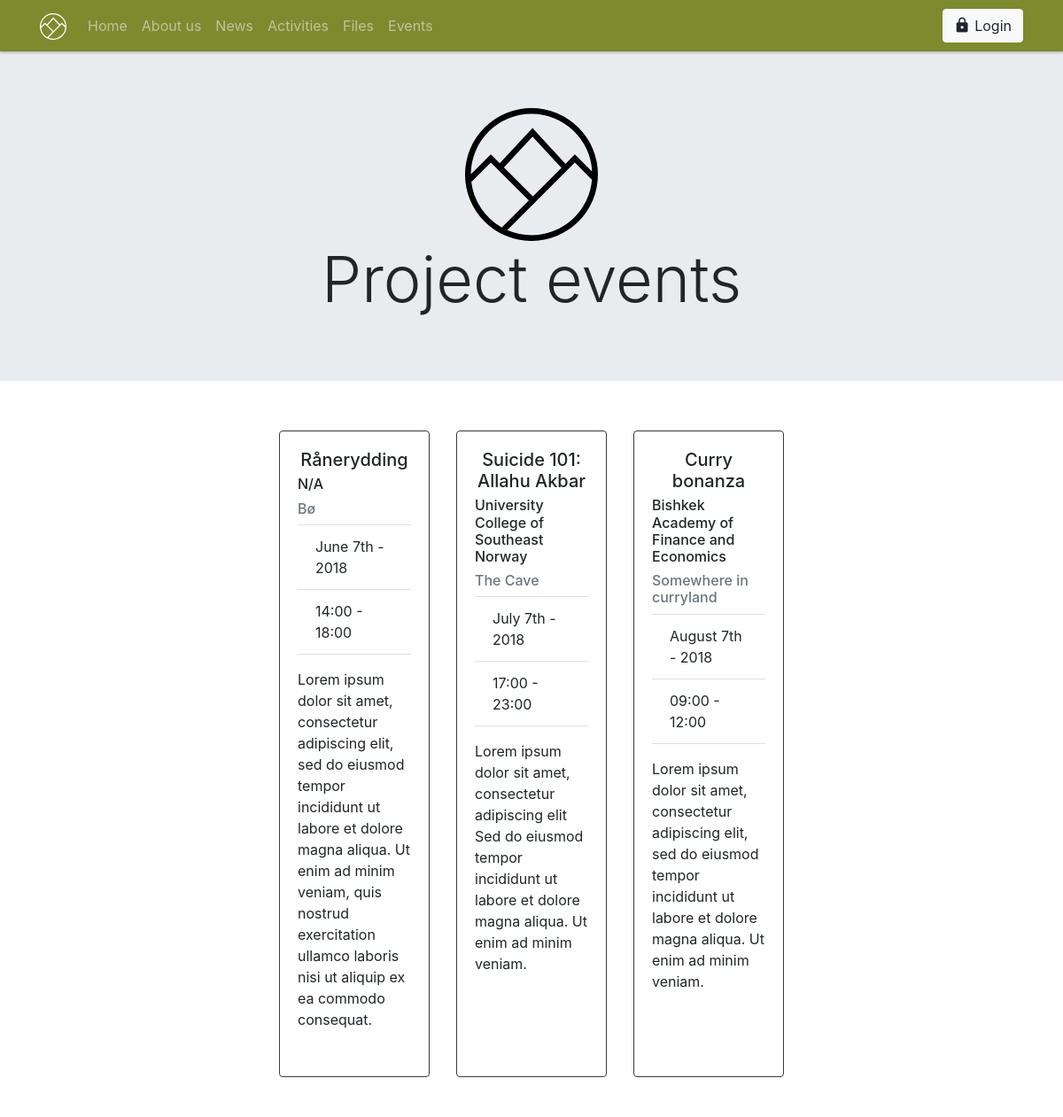
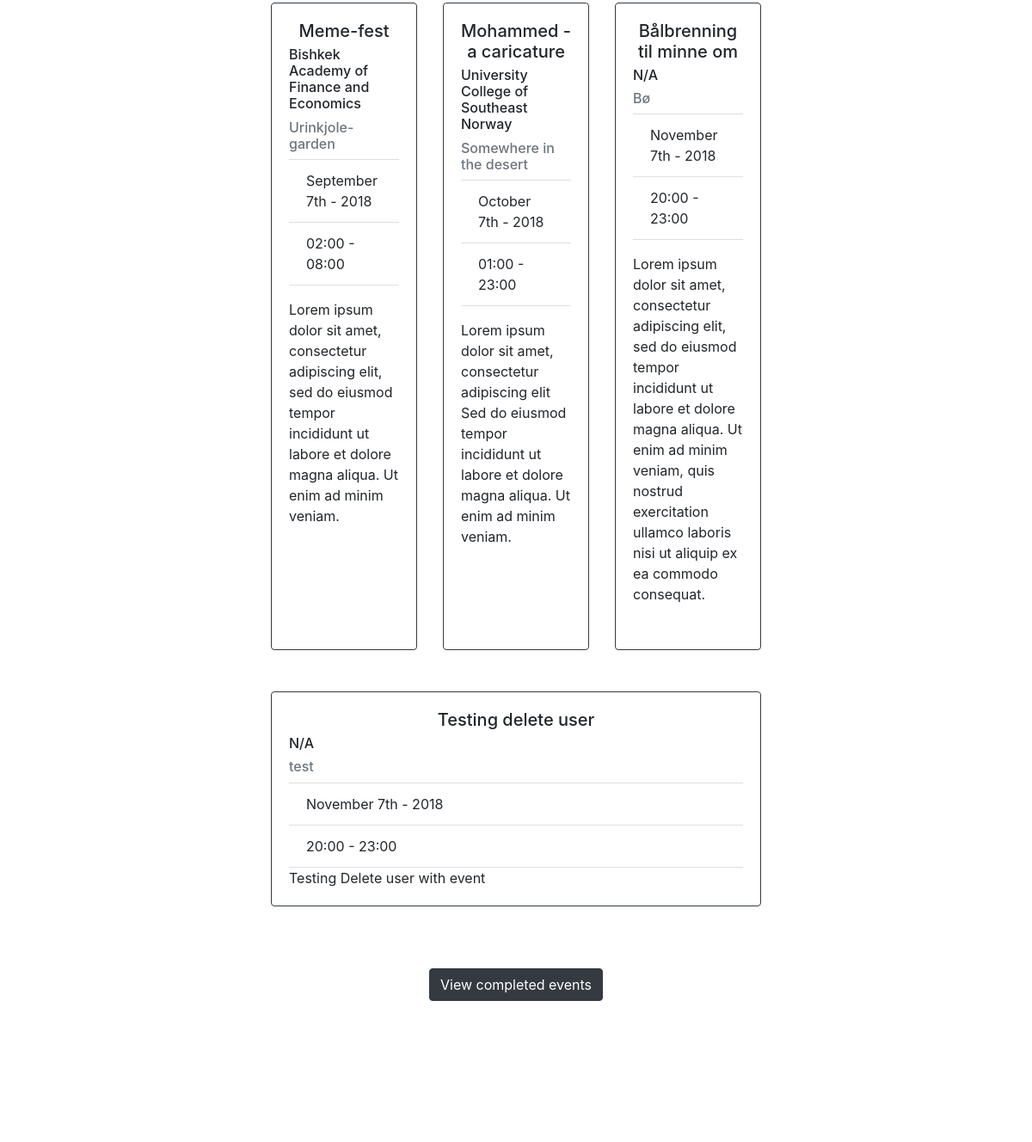
/events.php (upper part), run on an earlier commit of the app's database (2 pictures, top to bottom).
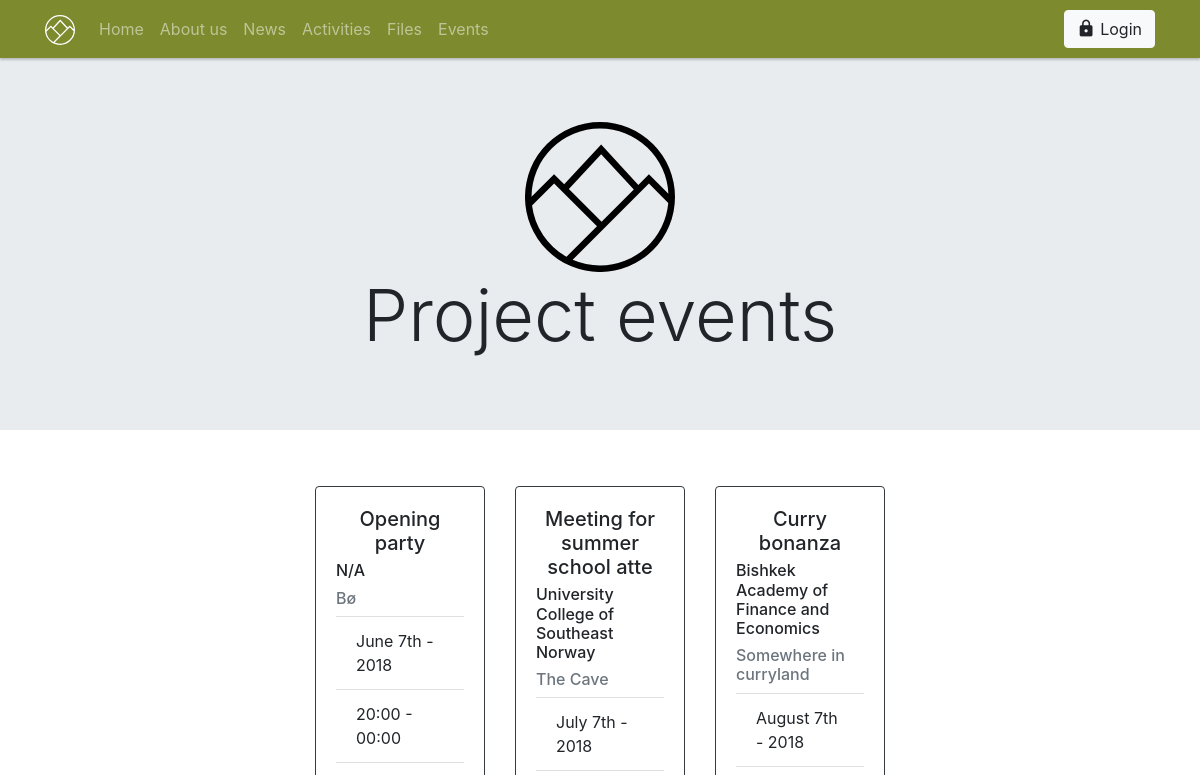
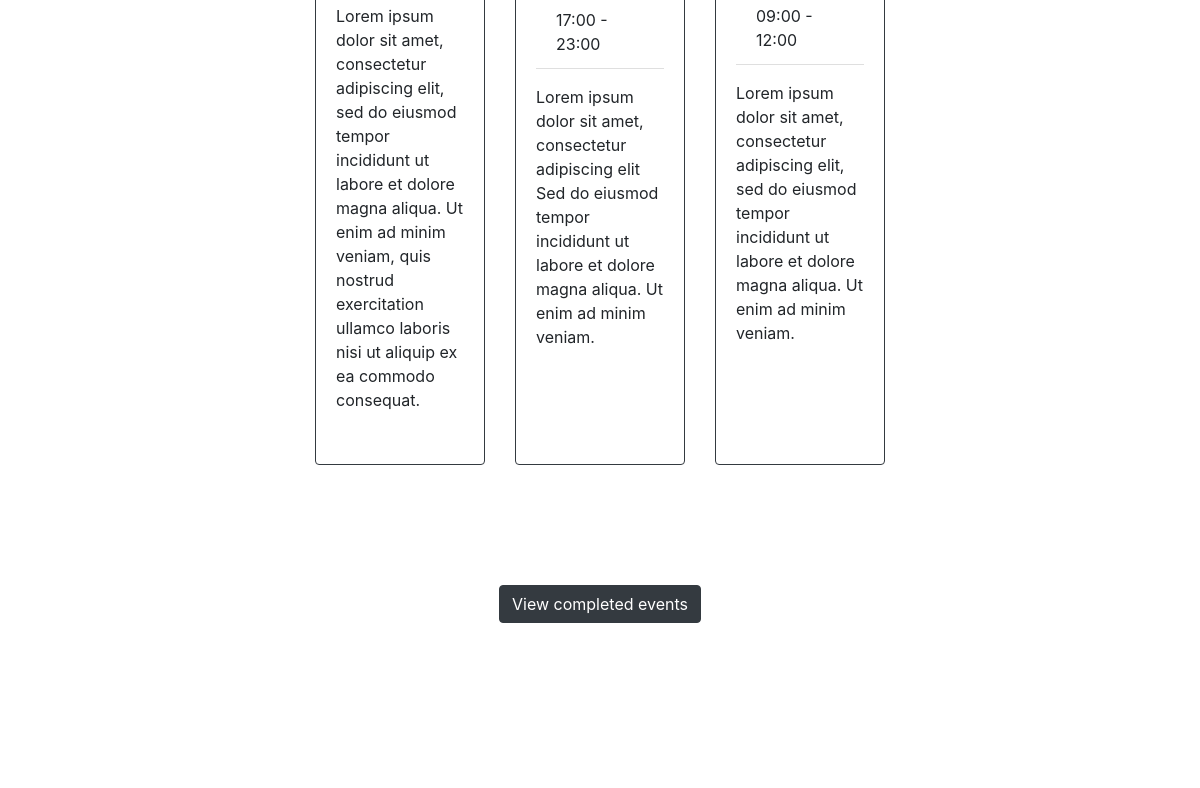
And on a later commit of the database (2 pictures, top to bottom).
### tables this page shows
CREATE TABLE Event (

Event_ID        TINYINT(3)          AUTO_INCREMENT NOT NULL,
Event_Name      VARCHAR(30)         NOT NULL,
Event_Location  VARCHAR(50)         NOT NULL,
Event_Start     Time                NOT NULL,
Event_End       Time                NOT NULL,
Event_Date      DATE                NOT NULL,
Event_Text      VARCHAR(255)        NOT NULL,
Event_Company   TINYINT(3)          NOT NULL,
Event_Author    TINYINT(3)          NOT NULL,

CONSTRAINT EventID_PK               PRIMARY KEY (Event_ID),
CONSTRAINT Event_EventCompany_FK    FOREIGN KEY (Event_Company) REFERENCES Company(Company_ID),
CONSTRAINT Event_EventAuthor_FK     FOREIGN KEY (Event_Author) REFERENCES User_Data(User_ID)

);

CREATE TABLE Company (

    Company_ID          TINYINT(3)      AUTO_INCREMENT NOT NULL,
    Company_Name        VARCHAR(60)     NOT NULL,
    Company_Acronym     VARCHAR(60)     NOT NULL,
    Company_Country     VARCHAR(60)     NOT NULL,
    Company_Website     VARCHAR(100)    NOT NULL,

    CONSTRAINT CompanyID_PK PRIMARY KEY (Company_ID)

);

### events.php (the view, shortened to what this page needs)
<?php
    include 'dbconfig.php';
    include 'rsc/import/php/components/head.php';
    include 'rsc/import/php/components/header.php';
  ?>
<main>
    <section class="jumbotron jumbotron-fluid">
        <div class="container text-center">
          <a href="#" class=""><img src="rsc/img/logo/sustour/logo_symbol_black.svg" width="150"></a>
          <h1 class="display-3">Project events</h1>
        </div>
    </section>
            <?php
            $sql = 'SELECT * FROM Event WHERE Event_Date > CURDATE() ORDER BY Event_Date ASC';
            $result = mysqli_query($con, $sql);
            $counter = 1;
            echo '<section class="py-4">';
            echo '<div class="card-deck mx-auto w-50">';
            while ( $row = mysqli_fetch_array( $result ) ){
                $tempQuery = "SELECT * FROM Company WHERE " . $row['Event_Company'] . " = Company_ID";
                $tempRes = mysqli_query($con,$tempQuery);
                $tempRow = mysqli_fetch_array($tempRes);
                $d = new DateTime($row['Event_Date']);
                $date = $d->format('F jS - o');
                $sTime = new DateTime($row['Event_Start']);
                $eTime = new DateTime($row['Event_End']);
                $startTime = $sTime->format('H:i');
                $endTime = $eTime->format('H:i');
                echo '<div class="card border-dark">';
                echo '<div class="card-body d-flex flex-column">';
                echo '<h5 class="card-title text-center">';
                echo $row['Event_Name'];
                echo '</h5>';
                echo '<h6 class="card-subtitle">' . $tempRow['Company_Name'];
                echo '</h6>';
                echo '<h6 class="card-subtitle my-2 text-muted">' . $row['Event_Location'] ;
                echo '</h6>';
                echo '<ul class="list-group list-group-flush">';
                echo '<li class="list-group-item">' . $date;
                echo '</li>';
                echo '<li class="list-group-item">' . $startTime . ' - ' . $endTime;
                echo '</li>' ;
                echo '</ul>' ;
                echo '<p class="card-text">'. $row['Event_Text'];
                echo '</p>';
                echo '</div>';
                echo '</div>';
                if ($counter % 3 == 0) {
                 echo '</div>';
                 echo '</section>';
                 echo '<section class="py-4">';
                 echo '<div class="card-deck mx-auto w-50">';
                  }
                  $counter++;
            }
                 echo '</div>';
                 echo '</section>';
            ?>
  <section class="container py-5">
      <div class="row">
          <div class="col text-center">
              <p>
                  <a class="btn btn-dark" data-toggle="collapse" href="#collapseExample" role="button" aria-expanded="false" aria-controls="collapseExample">
                        View completed events
                  </a>
                </p>
</main>
<br>
<br>
<br>
<br>
<br>
<br>
<br>
<br>
<br>
<?php include 'rsc/import/php/components/footer.php'?>

What changed in the data, as far as the page shows it:
removed event: Event_Name "Meme-fest", Event_Company.Company_Name "Bishkek Academy of Finance and Economics", Event_Location "Urinkjole-garden", Event_Date "September 7th - 2018", Event_Start "02:00", Event_End "08:00", Event_Text "Lorem ipsum dolor sit amet, consectetur adipiscing elit, sed do eiusmod tempor incididunt ut labore et dolore magna aliqua. Ut enim ad minim veniam."
removed event: Event_Name "Mohammed - a caricature", Event_Company.Company_Name "University College of Southeast Norway", Event_Location "Somewhere in the desert", Event_Date "October 7th - 2018", Event_Start "01:00", Event_End "23:00", Event_Text "Lorem ipsum dolor sit amet, consectetur adipiscing elit Sed do eiusmod tempor incididunt ut labore et dolore magna aliqua. Ut enim ad minim veniam."
removed event: Event_Name "Bålbrenning til minne om", Event_Company.Company_Name "N/A", Event_Location "Bø", Event_Date "November 7th - 2018", Event_Start "20:00", Event_End "23:00", Event_Text "Lorem ipsum dolor sit amet, consectetur adipiscing elit, sed do eiusmod tempor incididunt ut labore et dolore magna aliqua. Ut enim ad minim veniam, quis nostrud exercitation ullamco laboris nisi ut aliquip ex ea commodo consequat."
removed event: Event_Name "Testing delete user", Event_Company.Company_Name "N/A", Event_Location "test", Event_Date "November 7th - 2018", Event_Start "20:00", Event_End "23:00", Event_Text "Testing Delete user with event"
changed event "Bø": Event_Name "Rånerydding" → "Opening party"; Event_Start "14:00" → "20:00"; Event_End "18:00" → "00:00"
changed event "The Cave": Event_Name "Suicide 101: Allahu Akbar" → "Meeting for summer school atte"
